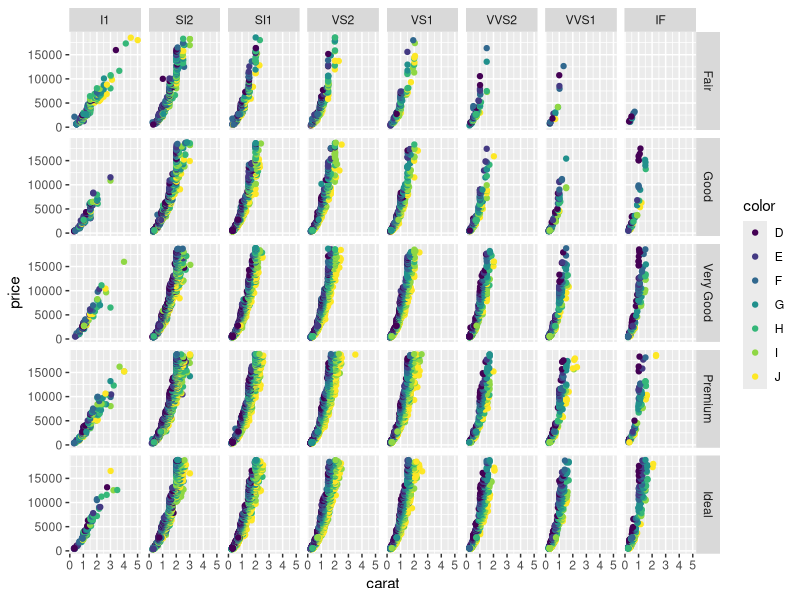
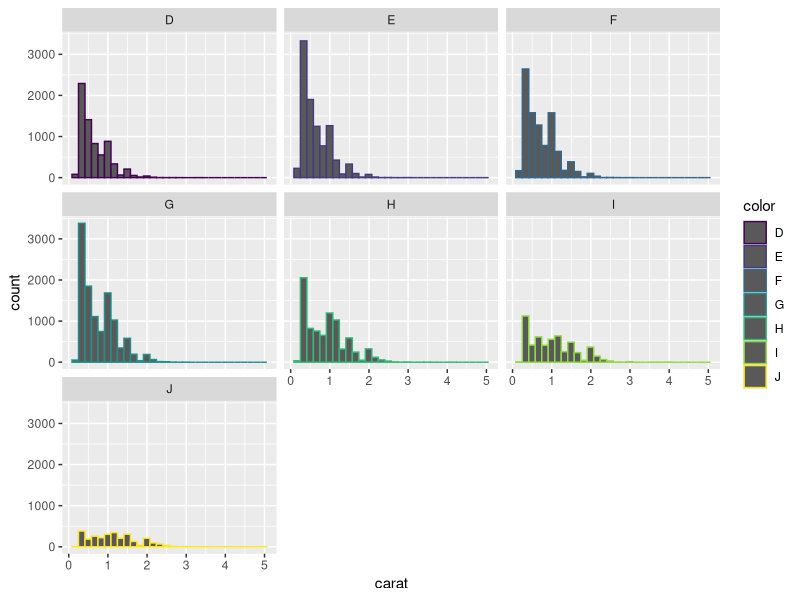
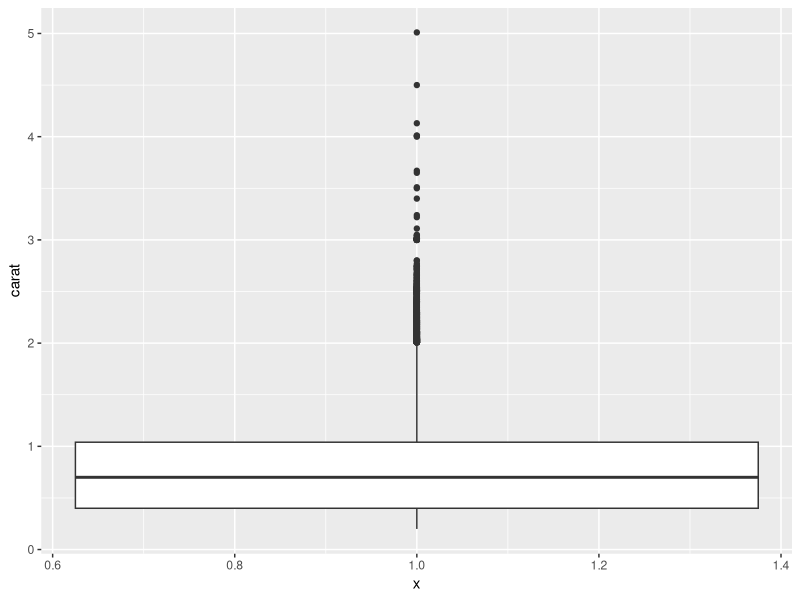
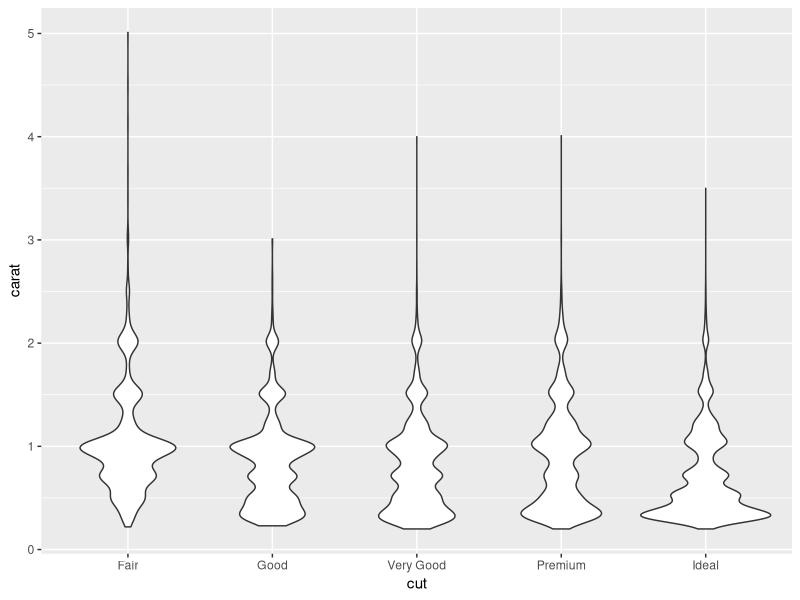
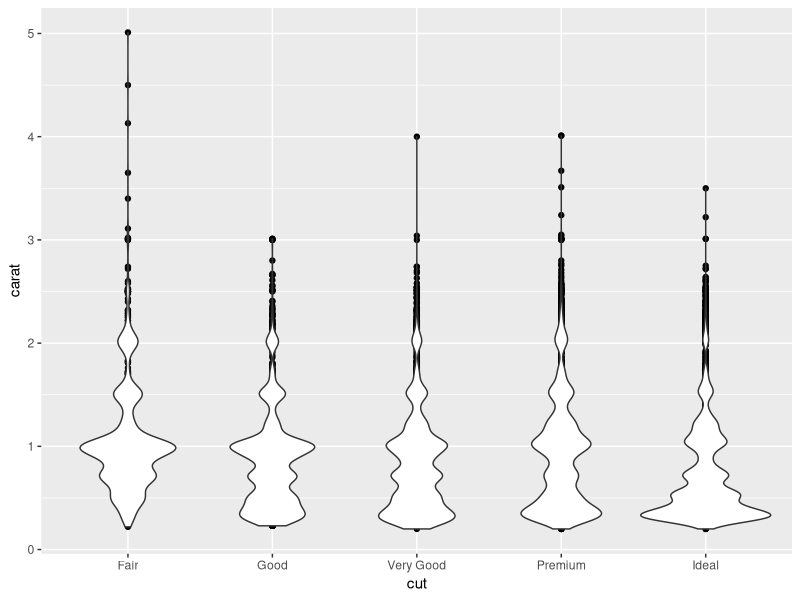
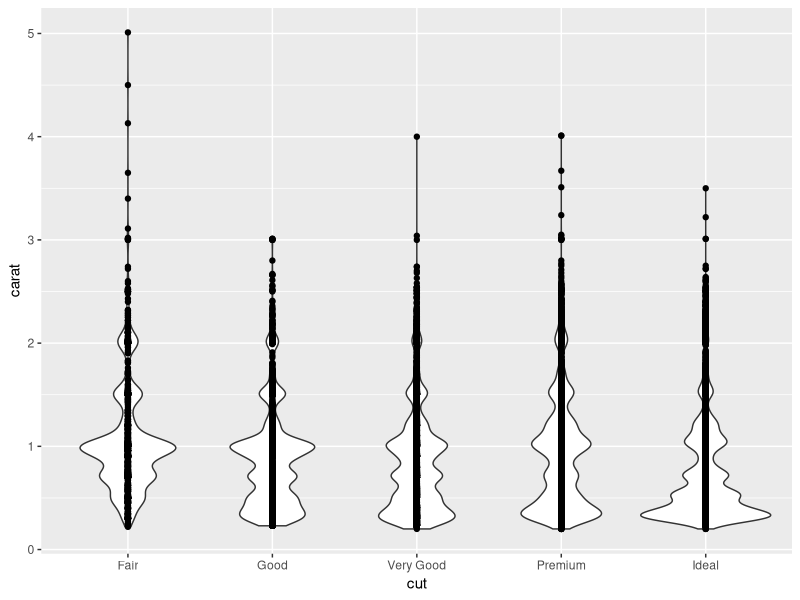
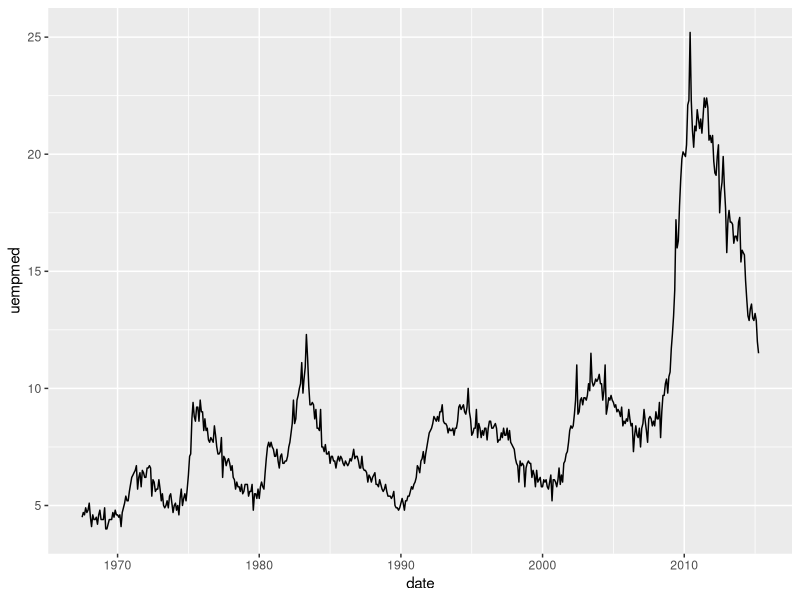

Here is the R script that generated these plots, in order:
require(ggplot2)
require(ggthemes)
g <- ggplot(diamonds, aes(x = carat, y = price))

# paint facet chart
g + geom_point(aes(color = color)) + facet_grid(cut~clarity)

ggplot(diamonds, aes(x = carat, color = color)) + geom_histogram() + facet_wrap(~color)

# ggplot(diamonds, aes(x = carat)) + geom_histogram() + facet_grid(~color)
ggplot(diamonds, aes(y = carat, x = 1)) + geom_boxplot()

# paint many boxplot by varialbe of x
ggplot(diamonds, aes(y = carat, x = cut))  + geom_violin()

# paint violin and point
ggplot(diamonds, aes(y = carat, x = cut))  + geom_point() + geom_violin() 
ggplot(diamonds, aes(y = carat, x = cut))  + geom_violin() + geom_point() 

ggplot(economics, aes(x = date, y = uempmed)) + geom_line()
# economics
# > colnames(economics)
# [1] "date"     "pce"      "pop"      "psavert"  "uempmed" 
# [6] "unemploy"